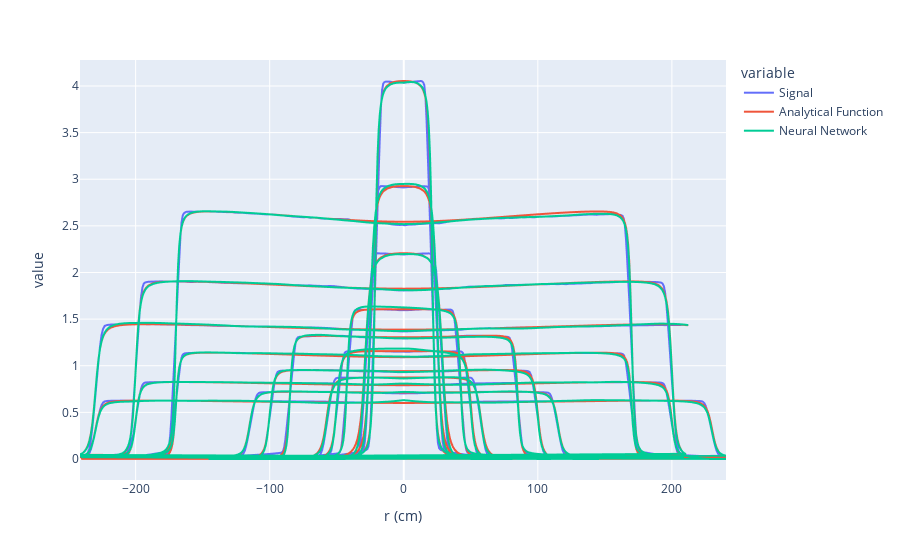

Notebook cell for this chart:
### Code cell
REP = x.copy()
REP['Signal'] = y['señal'].values
REP['Analytical Function'] = x['Analytic function'].values
REP['r (cm)'] = x['r'].values
REP['Neural Network'] = model.predict(NewX.values)

REP.set_index('r (cm)').iloc[:,[-3,-2,-1]].plot()

### Figure 1 — Plotly figure (JSON) as saved in the notebook; plotly's stock layout.template omitted (floating-point values rounded to 4 significant figures; data arrays with more than 128 entries replaced by an {"elided": "..."} marker saying what was removed)
{"data": [{"hovertemplate": "variable=Signal<br>r (cm)=%{x}<br>value=%{y}<extra></extra>", "legendgroup": "Signal", "line": {"color": "#636efa", "dash": "solid"}, "mode": "lines", "name": "Signal", "showlegend": true, "type": "scattergl", "x": {"elided": "1948 float values"}, "xaxis": "x", "y": {"elided": "1948 float values"}, "yaxis": "y"}, {"hovertemplate": "variable=Analytical Function<br>r (cm)=%{x}<br>value=%{y}<extra></extra>", "legendgroup": "Analytical Function", "line": {"color": "#EF553B", "dash": "solid"}, "mode": "lines", "name": "Analytical Function", "showlegend": true, "type": "scattergl", "x": {"elided": "1948 float values"}, "xaxis": "x", "y": {"elided": "1948 float values"}, "yaxis": "y"}, {"hovertemplate": "variable=Neural Network<br>r (cm)=%{x}<br>value=%{y}<extra></extra>", "legendgroup": "Neural Network", "line": {"color": "#00cc96", "dash": "solid"}, "mode": "lines", "name": "Neural Network", "showlegend": true, "type": "scattergl", "x": {"elided": "1948 float values"}, "xaxis": "x", "y": {"elided": "1948 float values"}, "yaxis": "y"}], "layout": {"legend": {"title": {"text": "variable"}, "tracegroupgap": 0}, "margin": {"t": 60}, "xaxis": {"anchor": "y", "domain": [0, 1], "title": {"text": "r (cm)"}}, "yaxis": {"anchor": "x", "domain": [0, 1], "title": {"text": "value"}}}}
